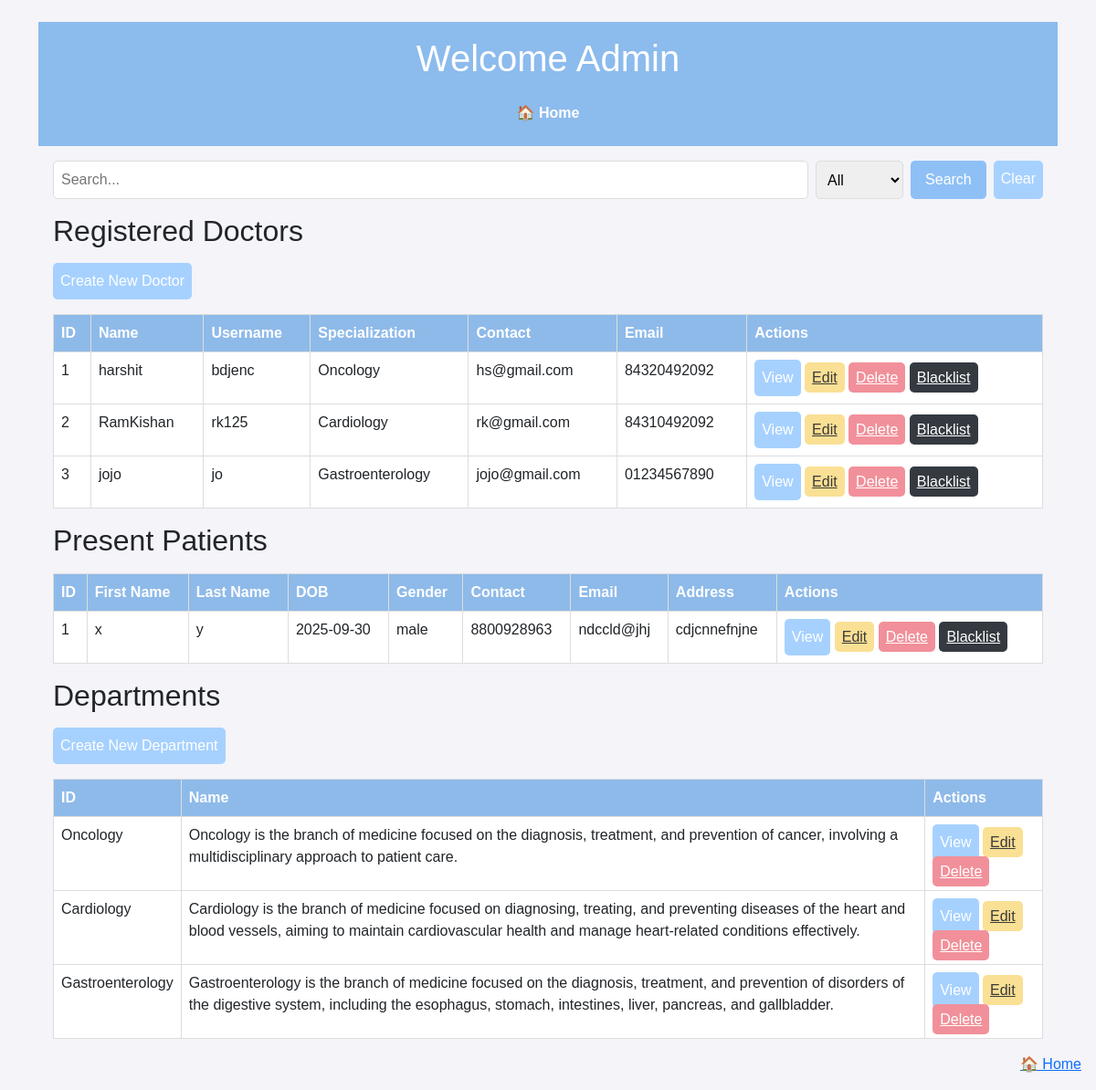
Screenshot of /admindb with the database file from the repository.
### model.py (models this page shows)
class Doctor(db.Model):
    id = db.Column(db.Integer, primary_key=True)
    name = db.Column(db.String(100), nullable=False)
    username = db.Column(db.String(50), unique=True, nullable=False)
    password = db.Column(db.String(255), nullable=False)
    specialization = db.Column(db.String(100), nullable=False)
    contact = db.Column(db.String(15))
    email = db.Column(db.String(100), unique=True)
    status = db.Column(db.String(20), default='Active', server_default='Active', nullable=False)
    appointments = db.relationship('Appointment', backref='doctor', lazy=True)
    treatments = db.relationship('Treatment', backref='doctor', lazy=True)

class Patient(db.Model):
    id = db.Column(db.Integer, primary_key=True)
    first_name = db.Column(db.String(50), nullable=False)
    last_name = db.Column(db.String(50))
    username = db.Column(db.String(50), unique=True, nullable=False)
    dob = db.Column(db.Date, nullable=False)
    gender = db.Column(db.String(10), nullable=False)
    contact = db.Column(db.String(15), nullable=False)
    email = db.Column(db.String(100), unique=True, nullable=False)
    address = db.Column(db.String(200), nullable=False)
    password = db.Column(db.String(255), nullable=False)
    medical_records = db.relationship('MedicalRecord', backref='patient', lazy=True)
    role = db.Column(db.String(20), default='Patient', nullable=False)
    status = db.Column(db.String(20), default='Active', nullable=False)
    appointments = db.relationship('Appointment', backref='patient', lazy=True)
    treatments = db.relationship('Treatment', backref='patient', lazy=True)

class Department(db.Model):
    id = db.Column(db.Integer, primary_key=True)
    name = db.Column(db.String(100), unique=True, nullable=False)
    description = db.Column(db.Text, nullable=True)  # <-- new description field

### app.py (the view)
@app.route('/admindb')
def admindb():
    query = request.args.get('query', '').strip()
    category = request.args.get('category', 'all')
    doctors = Doctor.query
    patients = Patient.query
    departments = Department.query
    admins = Admin.query.all()
    if query:
        q = f"%{query}%"
        if category == 'doctor':
            doctors = doctors.filter(
                (Doctor.name.ilike(q)) |
                (Doctor.username.ilike(q)) |
                (Doctor.email.ilike(q))
            ).all()
            patients = []
            departments = []
        elif category == 'patient':
            patients = patients.filter(
                (Patient.first_name.ilike(q)) |
                (Patient.last_name.ilike(q)) |
                (Patient.username.ilike(q)) |
                (Patient.email.ilike(q))
            ).all()
            doctors = []
            departments = []
        elif category == 'department':
            departments = departments.filter(
                (Department.name.ilike(q)) |
                (Department.description.ilike(q))
            ).all()
            doctors = []
            patients = []
        else:  # all
            doctors = doctors.filter(
                (Doctor.name.ilike(q)) |
                (Doctor.username.ilike(q)) |
                (Doctor.email.ilike(q))
            ).all()
            patients = patients.filter(
                (Patient.first_name.ilike(q)) |
                (Patient.last_name.ilike(q)) |
                (Patient.username.ilike(q)) |
                (Patient.email.ilike(q))
            ).all()
            departments = departments.filter(
                (Department.name.ilike(q)) |
                (Department.description.ilike(q))
            ).all()
    else:
        doctors = doctors.all()
        patients = patients.all()
        departments = departments.all()
    return render_template(
        'admindb.html',
        doctors=doctors,
        admins=admins,
        patients=patients,
        departments=departments,
        search_query=query
    )

### templates/admindb.html (shortened to what this page needs)
{% extends 'base.html' %}
{% block content %}
{% macro highlight(text, query) %}
    {% if query %}
        {{ text|replace(query, '<mark>'+query+'</mark>')|safe }}
    {% else %}
        {{ text }}
    {% endif %}
{% endmacro %}
<div class="header">
    <h1>Welcome Admin</h1>
    <a href="{{ url_for('home') }}" style="
        display: inline-block;
        margin-top: 0.5rem;
        padding: 0.5rem 1rem;
        background-color: #8cbbed;
        color: white;
        text-decoration: none;
        border-radius: 5px;
        font-weight: bold;
    ">🏠 Home</a>
</div>
<div class="search-bar">
    <form method="GET" action="{{ url_for('admindb') }}" style="display: flex; width: 100%; gap: 0.5rem;">
        <input type="text" name="query" placeholder="Search..." value="{{ request.args.get('query', '') }}" style="flex:1; padding:0.5rem; border-radius:5px; border:1px solid #ddd;">
        <select name="category" style="padding:0.5rem; border-radius:5px; border:1px solid #ddd;">
            <option value="all" {% if request.args.get('category') == 'all' %}selected{% endif %}>All</option>
        </select>
        <button type="submit" class="search-btn">Search</button>
        <a href="{{ url_for('admindb') }}" style="background-color: #a6d1ff;
        color: white;
        padding: 0.5rem;
        border: none;
        border-radius: 5px;
        cursor: pointer;
        text-decoration: none;
        display: inline-block;">Clear</a>
    </form>
</div>
<div class="section">
    <h2>Registered Doctors</h2>
    <a style="background-color: #a6d1ff;
        color: white;
        padding: 0.5rem;
        border: none;
        border-radius: 5px;
        cursor: pointer;
        text-decoration: none;
        display: inline-block;" href="{{ url_for('createdoc') }}">Create New Doctor</a>
    <table class="table">
        <thead>
            <tr>
                <th>ID</th>
                <th>Name</th>
                <th>Username</th>
                <th>Specialization</th>
                <th>Contact</th>
                <th>Email</th>
                <th>Actions</th>
            </tr>
        </thead>
        <tbody>
            {% for doctor in doctors %}
            <tr>
                <td>{{ doctor.id }}</td>
                <td>{{ highlight(doctor.name, search_query) }}</td>
                <td>{{ highlight(doctor.username, search_query) }}</td>
                <td>{{ doctor.specialization }}</td>
                <td>{{ highlight(doctor.email, search_query) }}</td>
                <td>{{ highlight(doctor.contact, search_query) }}</td>
                <td>
                    <a class="view-btn" href="{{ url_for('view_doctor', doctor_id=doctor.id) }}">View</a>
                    <a class="edit-btn" href="{{ url_for('edit_doctor', doctor_id=doctor.id) }}">Edit</a>
                    <a class="delete-btn" href="{{ url_for('delete_doctor', doctor_id=doctor.id) }}">Delete</a>
                    {% if doctor.status == 'Blacklisted' %}
                        <a class="blacklist-btn" href="{{ url_for('unblacklist_doctor', doctor_id=doctor.id) }}">Unblock</a>
                    {% else %}
                        <a class="blacklist-btn" href="{{ url_for('blacklist_doctor', doctor_id=doctor.id) }}">Blacklist</a>
                    {% endif %}
                </td>
            </tr>
            {% endfor %}
        </tbody>
    </table>
</div>
<div class="section">
    <h2>Present Patients</h2>
    <table class="table">
        <thead>
            <tr>
                <th>ID</th>
                <th>First Name</th>
                <th>Last Name</th>
                <th>DOB</th>
                <th>Gender</th>
                <th>Contact</th>
                <th>Email</th>
                <th>Address</th>
                <th>Actions</th>
            </tr>
        </thead>
        <tbody>
            {% for patient in patients %}
            <tr>
                <td>{{ patient.id }}</td>
                <td>{{ highlight(patient.first_name, search_query) }}</td>
                <td>{{ highlight(patient.last_name, search_query) }}</td>
                <td>{{ patient.dob }}</td>
                <td>{{ patient.gender }}</td>
                <td>{{ highlight(patient.contact, search_query) }}</td>
                <td>{{ highlight(patient.email, search_query) }}</td>
                <td>{{ patient.address }}</td>
                <td>
                    <a class="view-btn" href="{{ url_for('view_patient_profile', patient_id=patient.id) }}">View</a>
                    <a class="edit-btn" href="{{ url_for('edit_patient', patient_id=patient.id) }}">Edit</a>
                    <a class="delete-btn" href="{{ url_for('delete_patient', patient_id=patient.id) }}">Delete</a>
                    {% if patient.status == 'Blacklisted' %}
                        <a class="blacklist-btn" href="{{ url_for('unblacklist_patient', patient_id=patient.id) }}">Unblock</a>
                    {% else %}
                        <a class="blacklist-btn" href="{{ url_for('blacklist_patient', patient_id=patient.id) }}">Blacklist</a>
                    {% endif %}
                </td>
            </tr>
            {% endfor %}
        </tbody>
    </table>
</div>
<div class="section">
    <h2>Departments</h2>
    <a style="background-color: #a6d1ff;
        color: white;
        padding: 0.5rem;
        border: none;
        border-radius: 5px;
        cursor: pointer;
        text-decoration: none;
        display: inline-block;" href="{{ url_for('create_department') }}">Create New Department</a>
    <table class="table">
        <thead>
            <tr>
                <th>ID</th>
                <th>Name</th>
                <th>Actions</th>
            </tr>
        </thead>
        <tbody>
            {% for department in departments %}
            <tr>
                <td>{{ highlight(department.name, search_query) }}</td>
                <td>{{ highlight(department.description, search_query) }}</td>
                <td>
                    <a class="view-btn" href="{{ url_for('view_department', dept_id=department.id) }}">View</a>
                    <a class="edit-btn" href="{{ url_for('edit_department', department_id=department.id) }}">Edit</a>
                    <a class="delete-btn" href="{{ url_for('delete_department', department_id=department.id) }}">Delete</a>
                </td>
            </tr>
            {% endfor %}
        </tbody>
    </table>
</div>
{% endblock %}

### templates/base.html (shortened to what this page needs)
<!DOCTYPE html>
<html lang="en">
<head>
    <link href="https://cdn.jsdelivr.net/npm/bootstrap@5.3.0/dist/css/bootstrap.min.css" rel="stylesheet">
</head>
<body>
    <div class="container mt-4">
        {% block content %}{% endblock %}
    </div>
    {% block home_button %}
        <div style="text-align: right; margin: 1rem;">
            <a href="{{ url_for('home') }}" class="home-btn">🏠 Home</a>
        </div>
    {% endblock %}
</body>
</html>

### templates/admindb.html (style rules this page uses)
body { font-family: Arial, sans-serif; margin: 0; padding: 0; background-color: #f4f4f9; }
.header { background-color: #8cbbed; color: white; padding: 1rem; text-align: center; }
.search-bar { display: flex; justify-content: space-between; align-items: center; margin: 1rem auto; padding: 0 1rem; }
.search-bar input { width: 70%; padding: 0.5rem; border: 1px solid #ddd; border-radius: 5px; }
.search-bar button { padding: 0.5rem 1rem; border: none; border-radius: 5px; cursor: pointer; }
.search-bar .search-btn { background-color: #8ec0f6; color: white; }
.section { margin: 1rem auto; padding: 0 1rem; }
.section h2 { margin-bottom: 1rem; }
.edit-btn { background-color: #fae094; color: rgb(59, 58, 58); padding: 0.5rem; border: none; border-radius: 5px; cursor: pointer; }
.delete-btn { background-color: #f1909a; color: white; padding: 0.5rem; border: none; border-radius: 5px; cursor: pointer; }
.blacklist-btn { background-color: #343a40; color: white; padding: 0.5rem; border: none; border-radius: 5px; cursor: pointer; }
.table { width: 100%; border-collapse: collapse; margin-top: 1rem; }
.table th, .table td { border: 1px solid #ddd; padding: 0.5rem; text-align: left; }
.table th { background-color: #8ebae9; color: white; }
.table .view-btn { background-color: #a6d1ff; color: white; padding: 0.5rem; border: none; border-radius: 5px; cursor: pointer; text-decoration: none; display: inline-block; }

### rows the page displays
Doctor: id "1", name "harshit bdjenc hs@gmail.com 84320492092", specialization "Oncology"
Doctor: id "2", name "RamKishan rk125 rk@gmail.com 84310492092", specialization "Cardiology"
Doctor: id "3", name "jojo jo jojo@gmail.com 01234567890", specialization "Gastroenterology"
Patient: id "1", first_name "x y 8800928963 ndccld@jhj", dob "2025-09-30", gender "male", address "cdjcnnefnjne"
Department: name "Oncology Oncology is the branch of medicine focused on the diagnosis, treatment, and prevention of cancer, involving a multidisciplinary approach to patient care."
Department: name "Cardiology Cardiology is the branch of medicine focused on diagnosing, treating, and preventing diseases of the heart and blood vessels, aiming to maintain cardiovascular health and manage heart-related conditions effectively."
Department: name "Gastroenterology Gastroenterology is the branch of medicine focused on the diagnosis, treatment, and prevention of disorders of the digestive system, including the esophagus, stomach, intestines, liver, pancreas, and gallbladder."
